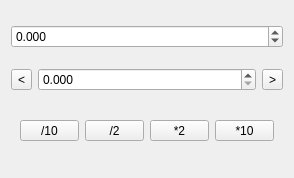
<?xml version="1.0" encoding="UTF-8"?>
<ui version="4.0">
 <class>Driver</class>
 <widget class="QWidget" name="Driver">
  <property name="geometry">
   <rect>
    <x>0</x>
    <y>0</y>
    <width>294</width>
    <height>178</height>
   </rect>
  </property>
  <property name="windowTitle">
   <string>Form</string>
  </property>
  <layout class="QGridLayout" name="gridLayout">
   <item row="1" column="2">
    <widget class="QToolButton" name="goP">
     <property name="text">
      <string>&gt;</string>
     </property>
     <property name="arrowType">
      <enum>Qt::NoArrow</enum>
     </property>
    </widget>
   </item>
   <item row="1" column="1">
    <widget class="QMDoubleSpinBox" name="step">
     <property name="decimals">
      <number>3</number>
     </property>
     <property name="maximum">
      <double>1000.000000000000000</double>
     </property>
    </widget>
   </item>
   <item row="1" column="0">
    <widget class="QToolButton" name="goM">
     <property name="text">
      <string>&lt;</string>
     </property>
     <property name="arrowType">
      <enum>Qt::NoArrow</enum>
     </property>
    </widget>
   </item>
   <item row="2" column="0" colspan="3">
    <widget class="QWidget" name="horizontalWidget" native="true">
     <property name="sizePolicy">
      <sizepolicy hsizetype="Preferred" vsizetype="Fixed">
       <horstretch>0</horstretch>
       <verstretch>0</verstretch>
      </sizepolicy>
     </property>
     <layout class="QHBoxLayout" name="horizontalLayout">
      <item>
       <widget class="QToolButton" name="sd0">
        <property name="sizePolicy">
         <sizepolicy hsizetype="Preferred" vsizetype="Fixed">
          <horstretch>0</horstretch>
          <verstretch>0</verstretch>
         </sizepolicy>
        </property>
        <property name="text">
         <string>/10</string>
        </property>
       </widget>
      </item>
      <item>
       <widget class="QToolButton" name="sd2">
        <property name="sizePolicy">
         <sizepolicy hsizetype="Preferred" vsizetype="Fixed">
          <horstretch>0</horstretch>
          <verstretch>0</verstretch>
         </sizepolicy>
        </property>
        <property name="text">
         <string>/2</string>
        </property>
       </widget>
      </item>
      <item>
       <widget class="QToolButton" name="sm2">
        <property name="sizePolicy">
         <sizepolicy hsizetype="Preferred" vsizetype="Fixed">
          <horstretch>0</horstretch>
          <verstretch>0</verstretch>
         </sizepolicy>
        </property>
        <property name="text">
         <string>*2</string>
        </property>
       </widget>
      </item>
      <item>
       <widget class="QToolButton" name="sm0">
        <property name="sizePolicy">
         <sizepolicy hsizetype="Preferred" vsizetype="Fixed">
          <horstretch>0</horstretch>
          <verstretch>0</verstretch>
         </sizepolicy>
        </property>
        <property name="text">
         <string>*10</string>
        </property>
       </widget>
      </item>
     </layout>
    </widget>
   </item>
   <item row="0" column="0" colspan="3">
    <widget class="QMDoubleSpinBox" name="position">
     <property name="decimals">
      <number>3</number>
     </property>
     <property name="minimum">
      <double>-1000000.000000000000000</double>
     </property>
     <property name="maximum">
      <double>1000000.000000000000000</double>
     </property>
    </widget>
   </item>
  </layout>
 </widget>
 <customwidgets>
  <customwidget>
   <class>QMDoubleSpinBox</class>
   <extends>QDoubleSpinBox</extends>
   <header location="global">qtpvwidgets.h</header>
   <slots>
    <signal>valueEdited(double)</signal>
    <signal>escaped()</signal>
   </slots>
  </customwidget>
 </customwidgets>
 <resources/>
 <connections/>
</ui>
